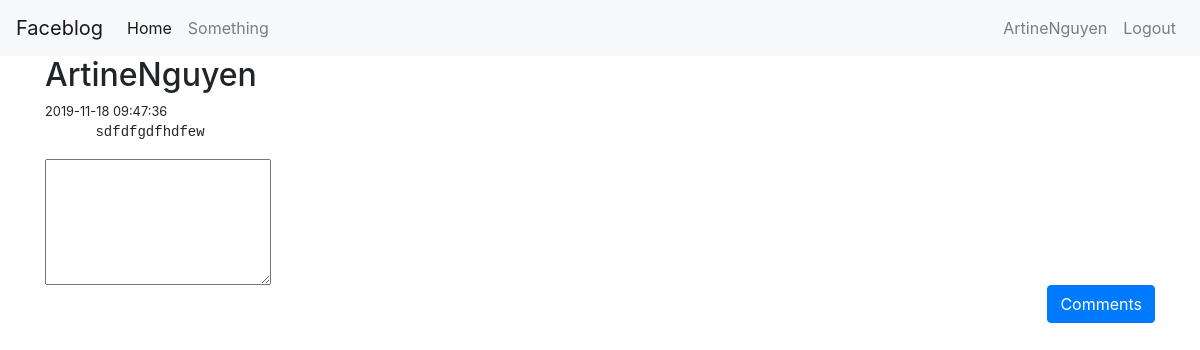
The app's page /posts/1 (signed in) with its own data.
### app.py (models this page shows, shortened)
class User(UserMixin, db.Model):
    __tablename__ = 'users'
    id = db.Column(db.Integer, primary_key=True)
    name = db.Column(db.String(20), nullable=False, unique=True)
    email = db.Column(db.String(50), nullable=False, unique=True)
    password = db.Column(db.String(255), nullable=False)

class Post(db.Model):
    __tablename__ = 'posts'
    id = db.Column(db.Integer, primary_key=True)
    body = db.Column(db.String, nullable=False)
    user_id = db.Column(db.Integer, nullable=False)
    created_at = db.Column(db.DateTime, server_default=db.func.now())
    updated_at = db.Column(
        db.DateTime, server_default=db.func.now(), server_onupdate=db.func.now())

### app.py (the view, shortened to what this page needs)
@app.route('/posts/<id>', methods=['POST', 'GET'])
def single_post(id):
    action = request.args.get('action')
    print(action)
    post = Post.query.get(id)
    if not post:
        flash('Post not found', 'warning')
        return redirect(url_for('root'))
    post.author = User.query.get(post.user_id)
    if not action:
        action = 'view'
    comments = Comment.query.filter_by(post_id=id).all()
    return render_template('views/single_post.html', post=post, comments=comments, action="view")

### app.py (called while the page is built)
@login_manager.user_loader
def load_user(id):
    return User.query.get(id)

### templates/views/single_post.html (shortened to what this page needs)
{% extends 'base.html' %}
{% block content %}
<div class='container'>
  <h2>{{post.author.name}}</h2>
  <small>{{post.created_at}}</small>
  <pre>{{post.body}}</pre>
  {% if action == "view" %}
  <div>
    <form method='POST' class='create-post-form' action="{{url_for('comment', id=post.id)}}">
        <textarea class='create-post-input' name='body' rows='5' autofocus
          value="what is on your mind, {{ current_user.name}}?">
        </textarea>
        <div style="width:100%; display:flex; justify-content:flex-end">
          <button class='btn btn-primary' type='submit'>Comments</button>
        </div>
      </form>
  </div>
  {% endif %}
</div>
{% endblock %}

### templates/navbar.html (shortened to what this page needs)
<nav class="navbar navbar-expand-lg navbar-light bg-light">
  <a class="navbar-brand" href="#">Faceblog</a>
  <div class="collapse navbar-collapse" id="navbarSupportedContent">
    <ul class="navbar-nav mr-auto">
      <li class="nav-item active">
        <a class="nav-link" href="#">Home <span class="sr-only">(current)</span></a>
      </li>
      <li class="nav-item">
        <a class="nav-link" href="/something">Something</a>
      </li>
    </ul>
  </div>
  <ul class="navbar-nav mr-auto">
    {% if current_user.is_authenticated %}
    <li class="nav-item">
      <a class="nav-link" href="/">{{ current_user.name}}</a>
    </li>
    <li class="nav-item">
      <a class="nav-link" href="{{url_for("logout")}}">Logout</a>
    </li>
    {% endif %}
  </ul>
</nav>

### records on screen
User: name "ArtineNguyen", author.name "ArtineNguyen"
Post: created_at "2019-11-18 09:47:36", body "sdfdfgdfhdfew"
